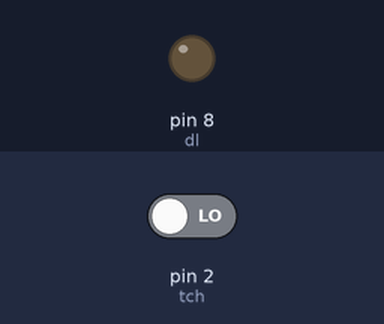
Simulated run of this sketch. Board: Arduino Uno, built with avr-gcc and run on an emulated ATmega328P. Shown: output pins drawn as LEDs (lit = HIGH). The test bench sets the inputs (shaded band); at power-on: pin 2 (tch) LOW.

Above: at 1.2 s.
1.3 s: pin 2 (tch) driven HIGH
At 2.4 s:
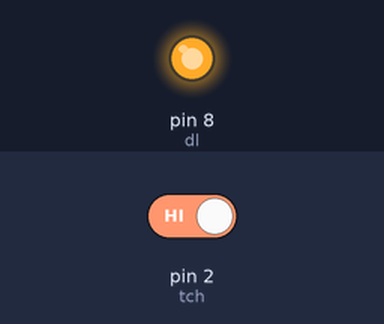
Timing chart, 0 to 4.3 s (numbered marks = the images above; inputs shaded):
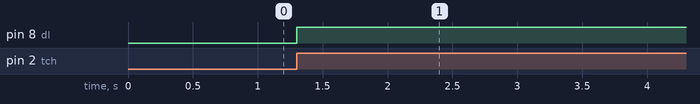

The sketch:

DoorLock.ino
```cpp
  boolean cs;
  boolean ls;
  boolean rs;
  int dl = 8;
  int tch = 2;

void setup() {
  // put your setup code here, to run once:
  Serial.begin(9600);
  pinMode(dl, OUTPUT);
  pinMode(tch, INPUT);
}

void loop() {
  // put your main code here, to run repeatedly:
  cs = digitalRead(tch);
  if(cs == HIGH and ls == LOW){
    if (rs == HIGH){
      digitalWrite(dl, LOW);
      rs = LOW;
    }
    else{
      digitalWrite(dl, HIGH);
      rs = HIGH;
    }
  }
  ls = cs;
}
```

Measured:
- after the input at 1.3 s, pin 8 (dl): LOW → HIGH at once
